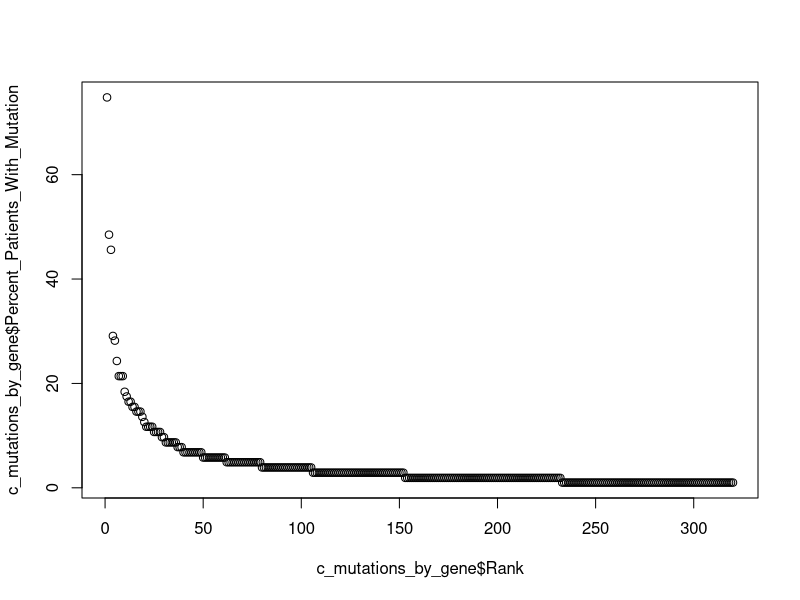

Write R code to recreate this figure. (Note: this script raises an error after producing the figure.)
library(tidyverse)

# Set working directory to where the raw data file is
setwd("C:/Users/pavels/Git/pietzak_nmibc/")


# Import raw data table
a_raw_data <- as_tibble(read.csv("data_mutations_extended.txt", header = TRUE, sep = "\t"))


# Test if there are duplicates in the raw data
a1_test_for_dups <- a_raw_data[order(a_raw_data$Hugo_Symbol, a_raw_data$Tumor_Sample_Barcode),]
a1_test_for_dups <- duplicated(a1_test_for_dups)
sum(a1_test_for_dups) # Should be zero
sum(!a1_test_for_dups) # Should be equal to the number of samples


# Extract only columns we need
b_raw_data <- a_raw_data[,c(1,5,6,7,10:14,17,38:44)]


## PART C - Count number of patients with a mutation in each gene

# Sort rows by 1) gene name and 2) barcode (patient ID)
# Will show patients with multiple mutations in the same gene in adjacent rows
c_mutations_by_gene <- b_raw_data[order(b_raw_data$Hugo_Symbol, b_raw_data$Tumor_Sample_Barcode),]

# Count number of unique patients with a mutation in each gene
c_mutations_by_gene <- c_mutations_by_gene %>% 
  group_by(Hugo_Symbol) %>% 
  summarize(Patients_With_Mutation = n_distinct(Tumor_Sample_Barcode))

# Sort table to show genes with highest number of patients with mutation at top 
c_mutations_by_gene <- arrange(c_mutations_by_gene, desc(Patients_With_Mutation))

# Calculate percentage of patients with mutation for each gene
c_mutations_by_gene <- c_mutations_by_gene %>% mutate(Percent_Patients_With_Mutation = format(round((Patients_With_Mutation / 103 * 100), 1)))

# Plot Highest to lowest % Patents with mutation for each gene
c_mutations_by_gene$Rank <- c(1:nrow(c_mutations_by_gene)) # Add a ranking column
plot(c_mutations_by_gene$Rank, c_mutations_by_gene$Percent_Patients_With_Mutation)


## PART D - Count number of patients with each unique mutation

# Sort rows by mutation
d_individual_mutations <- b_raw_data[order(b_raw_data$HGVSc, b_raw_data$Start_Position, b_raw_data$Tumor_Sample_Barcode, b_raw_data$Hugo_Symbol, b_raw_data$Reference_Allele, b_raw_data$Tumor_Seq_Allele2, b_raw_data$HGVSp_Short),]

# Count number of patients with each unique mutation
d_individual_mutations <- d_individual_mutations %>%
  group_by(Hugo_Symbol, HGVSc, Start_Position, Variant_Classification, Variant_Type, Reference_Allele, Tumor_Seq_Allele2, HGVSp_Short ) %>%
  summarize(Patients_With_Mutation = n_distinct(Tumor_Sample_Barcode))

# Sort table to show genes with highest number of patients with mutation at top 
d_individual_mutations <- arrange(d_individual_mutations, desc(Patients_With_Mutation))

# Calculate percentage of patients with each unique mutation
d_individual_mutations <- d_individual_mutations %>% mutate(Percent_Patients_With_Mutation = format(round((Patients_With_Mutation / 103 * 100), 1)))

# Add a ranking column
d_individual_mutations$Rank <- c(1:nrow(d_individual_mutations))

#### Test for duplicates in individual mutation
## Identify columns that identify duplicate mutations (HUGO [Gene], Start site [Mutation location], HGSV [Actual Mutation])
temp <- d_individual_mutations[,c("Hugo_Symbol", "Start_Position", "HGVSc", "Tumor_Seq_Allele2")]
temp1 <- duplicated(temp)
temp <- sum(duplicated(temp))
temp

## Part E - Calculate % Unique Patients


# Prepare a blank table
e_cumulative_percent_patients_with_unique_mutations <- as.tibble(data.frame(matrix(nrow=0, ncol=length(colnames(d_individual_mutations))+1 )))
colnames(e_cumulative_percent_patients_with_unique_mutations) <- c(colnames(d_individual_mutations), "Cumulative_Patients")

# Define the ranked mutation to use


e_cumulative_percent_patients_with_unique_mutations <- as.tibble(data.frame(matrix(nrow=0, ncol=length(colnames(d_individual_mutations))+2 )))
colnames(e_cumulative_percent_patients_with_unique_mutations) <- c(colnames(d_individual_mutations), "Cumulative_Patients", "Percent_Cumulative_Patients")

for (i in 1:100) {
# for (i in 1:1412) {
# for (i in c(1:10, 14, 37, 55, 56, 61)) {

ranked_mutation <- i


# Take top 1 highest-ranking mutation (d, symbol, )
e_mutations_to_analyse <- d_individual_mutations %>% filter(Rank <= ranked_mutation)
# Take only those values that will be compared to the raw data set
e_mutations_to_analyse <- e_mutations_to_analyse[,c("Hugo_Symbol", "HGVSc", "Start_Position", "Variant_Type", "Tumor_Seq_Allele2", "HGVSp_Short")]
# Extract patients with this mutation in the raw data set
e1_patients_with_matching_mutations <- b_raw_data %>% 
  filter(Hugo_Symbol %in% e_mutations_to_analyse$Hugo_Symbol) %>%
  filter(HGVSc %in% e_mutations_to_analyse$HGVSc) %>%
  filter(Start_Position %in% e_mutations_to_analyse$Start_Position) %>%
  filter(Variant_Type %in% e_mutations_to_analyse$Variant_Type) %>%
  filter(Tumor_Seq_Allele2 %in% e_mutations_to_analyse$Tumor_Seq_Allele2) %>%
  filter(HGVSp_Short %in% e_mutations_to_analyse$HGVSp_Short)

# Count number of unique patients
length(unique(e1_patients_with_matching_mutations$Tumor_Sample_Barcode))

# Place count in a table
e_cumulative_percent_patients_with_unique_mutations <- add_row(e_cumulative_percent_patients_with_unique_mutations,
  Hugo_Symbol = d_individual_mutations$Hugo_Symbol[ranked_mutation],
  HGVSc = d_individual_mutations$HGVSc[ranked_mutation],
  Start_Position = d_individual_mutations$Start_Position[ranked_mutation],
  Variant_Classification = d_individual_mutations$Variant_Classification[ranked_mutation],
  Variant_Type = d_individual_mutations$Variant_Type[ranked_mutation],
  Reference_Allele = d_individual_mutations$Reference_Allele[ranked_mutation],
  Tumor_Seq_Allele2 = d_individual_mutations$Tumor_Seq_Allele2[ranked_mutation],
  HGVSp_Short = d_individual_mutations$HGVSp_Short[ranked_mutation],
  Patients_With_Mutation = d_individual_mutations$Patients_With_Mutation[ranked_mutation],
  Percent_Patients_With_Mutation = d_individual_mutations$Percent_Patients_With_Mutation[ranked_mutation],
  Rank = d_individual_mutations$Rank[ranked_mutation],
  Cumulative_Patients = length(unique(e1_patients_with_matching_mutations$Tumor_Sample_Barcode)),
  Percent_Cumulative_Patients = format(round(length(unique(e1_patients_with_matching_mutations$Tumor_Sample_Barcode)) / 103 * 100,1)))

plot(e_cumulative_percent_patients_with_unique_mutations$Rank, e_cumulative_percent_patients_with_unique_mutations$Percent_Cumulative_Patients, pch=16, ylim = c(0,100), xlim = c(1,i), xaxt="none", xlab = "Mutation Rank", ylab = "Cumulative % of Patients")
axis(1, seq(1, i, 1))
lines(e_cumulative_percent_patients_with_unique_mutations$Rank, e_cumulative_percent_patients_with_unique_mutations$Percent_Cumulative_Patients[order(e_cumulative_percent_patients_with_unique_mutations$Rank)])
}
